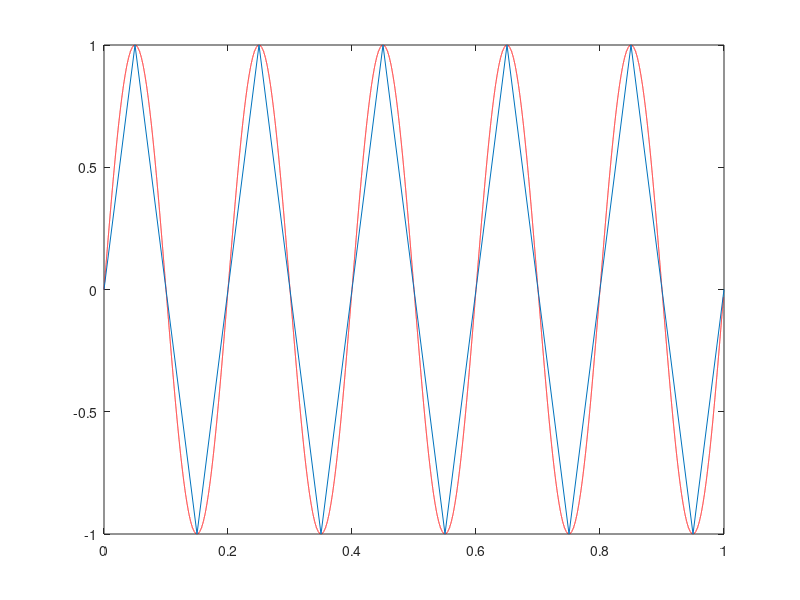

The MATLAB source for this figure:
1; clf;

#Ejercicio 3  #Discretizacion de la funcion Seno de 5 Hz.

#function discretiza_seno(A, f, phi, t0, tn, fm)
#  x = t0:1/fm:tn-1/fm;
#  y = A*sin(f*x + phi); #Se elimina el 2pi porque se pasa a Radianes, que es el argumento del seno
#  clear plot
#  figure(1)
#  z = t0:0.001:tn-0.001;
#  plot(z,A*sin(f*z + phi),'r')
#  hold on 
#  plot(x,y)
#  pause
#endfunction

#Indique la frecuencia de muestroe deseada en Hertz
#f_muestreo = 10;
#discretiza_seno(1,5,0,0,1,f_muestreo)


#Si x es el tiempo, el seno no deberia estar entre 0 y 1 y tener una frecuencia de 5 (con muestreo grande)?

function discretiza_seno(A, f, phi, t0, tn, fm)
  x = t0:1/fm:tn;               #Que llegue hasta el final sino no se distigue para muestreos pequeños
  y = A*sin(f*x*2*pi + phi);
  clear plot
  figure(1)
  z = t0:0.00001:tn-0.001;
  plot(z,A*sin(f*z*2*pi + phi),'r')
  hold on 
  plot(x,y)
  pause
endfunction

#Indique la frecuencia de muestroe deseada en Hertz
f_muestreo = 20;
discretiza_seno(1,5,0,0,1,f_muestreo)
